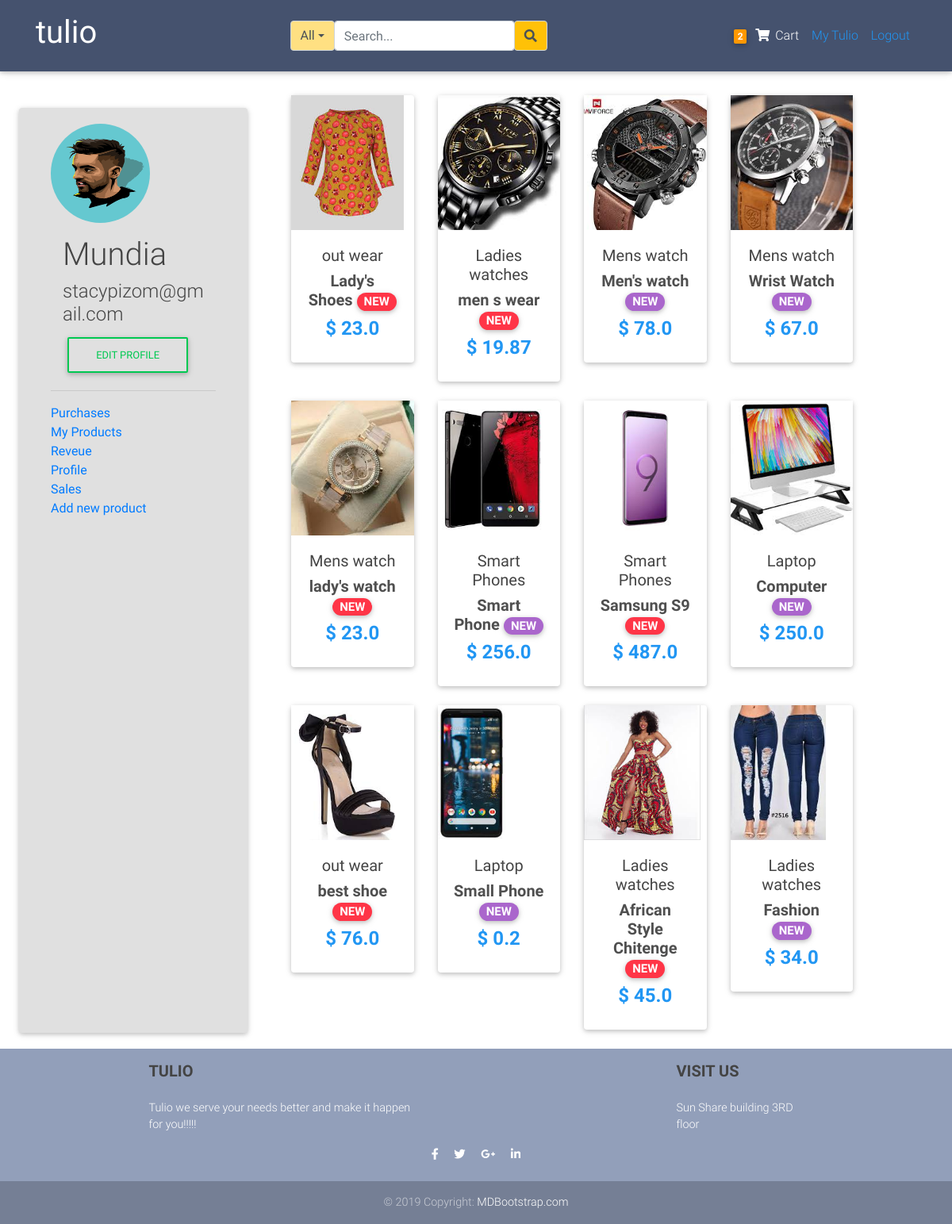
The page /dashboard/ (signed in) on the database its author committed.
### blogs/models.py (models this page shows, shortened)
class Order(models.Model):
	user           = models.ForeignKey(settings.AUTH_USER_MODEL,
	                        on_delete=models.CASCADE)
	items          = models.ManyToManyField(OrderItem)
	start_date     = models.DateTimeField(auto_now_add=True)
	ordered_date   = models.DateTimeField()
	ordered        = models.BooleanField(default=False)
	biling_address = models.ForeignKey("BillingAddress",
		          on_delete=models.SET_NULL, blank=True, null=True)
	payment        = models.ForeignKey("Payment",
		          on_delete=models.SET_NULL, blank=True, null=True)

class Item(models.Model):
	title           = models.CharField(max_length=100)
	price           = models.FloatField()
	discount_price  = models.FloatField(blank=True, null=True)
	category        = models.CharField(choices=CATEGORY_CHOICES, max_length=2)
	label           = models.CharField(choices=LABEL_CHOICES, max_length=2)
	image           = models.ImageField(upload_to='product_pictures')
	slug            = models.SlugField()
	description     = models.TextField()
	owner           = models.ForeignKey(User, on_delete=models.CASCADE)
	date            = models.DateTimeField(auto_now_add=True)
	objects         = ProductManager()
	def get_absolute_url(self):
		return reverse("blogs:products", kwargs={
			'slug': self.slug
			})

### users/models.py (models this page shows, shortened)
class Profile(models.Model):
	user = models.OneToOneField(User, on_delete=models.CASCADE)
	image = models.ImageField(default='account_pic.png', upload_to='profile_pictures')

### blogs/views.py (the view, shortened to what this page needs)
# urls.py: path('dashboard/', DashboardView.as_view(), name='dashboard'),
class DashboardView(LoginRequiredMixin, View):
	def get(self,request, *args, **kwargs):
		profile = Profile.objects.get(user=self.request.user)
		items = Item.objects.filter(owner=self.request.user)
		context={
		'profile':profile,
		'items':items
		}
		return render(request, 'blogs/dashboard.html', context)

### blogs/models.py (called while the page is built)
	def get_queryset(self):
		return ProductQuerySet(self.model, using=self._db)

### blogs/templatetags/cart_item_count.py (called while the page is built)
@register.filter
def cart_count(user):
	if user.is_authenticated:
		query_set = Order.objects.filter(user=user, ordered=False)
		if query_set.exists():
			return query_set[0].items.count()
	return 0

### blogs/templates/blogs/dashboard.html (shortened to what this page needs)
{% extends 'blogs/layout.html'%}
{%block content%}
{% load crispy_forms_tags%}
<div class="row ml-4 mr-4">
		{%include 'blogs/dashboard_side.html'%}
	<div class="col-md-8 row wow mt-4">
		{% for item in items%}
          <div class="col-lg-3 col-md-6 mb-4">
	            <div class="card">
		              <div class="overlay product-card">
		                <a href="{{item.get_absolute_url}}">
		                <img src="{{item.image.url}}" class="card7 img-fluid img-responsive"
		                  alt="">
		                </a>
		              </div>
	              <div class="card-body text-center">
		                <a href="" class="grey-text">
		                  <h5>{{item.get_category_display}}</h5>
		                </a>
		                <h5>
		                  <strong>
		                    <a class="dark-grey-text">{{item.title}}
		                      <span class="badge badge-pill {{item.get_label_display}}-color">NEW</span>
		                    </a>
		                  </strong>
		                </h5>
		                <h4 class="font-weight-bold blue-text">
		                  <strong>$
			                   {% if item.discount_price %}
				                  {{item.discount_price}}
				                  {% else %}
				                  {{item.price}}
			                  {%endif%}
		                   </strong>
		                </h4>
	              </div>
            </div>
          </div>
          {%empty%}
          <div class="content-section">
          	<h1>You do not have any products apploaded yet</h1>
            <h3>You can add items <a href="{% url 'blogs:appload'%}">here</a>
          </div>
          {%endfor%}
	</div>
</div>
{% endblock %}

### blogs/templates/blogs/nav.html
{%load cart_item_count%}
<nav class="navbar fixed-top navbar-expand-lg navbar-dark mdb-color scrolling-navbar">
    <div class="container">
      <a class="navbar-brand waves-effect" href="{%url 'blogs:home' %}" target="_blank">
          <h1>
             <strong class="white-text">tulio</strong>
          </h1>
      </a>
  {%include 'blogs/search_bar.html'%}
        <ul class="navbar-nav nav-flex-icons">
          <li>
            <div class="navbar-nav">
                  <li class="nav-item">
                      <a href="{%url 'blogs:order_summary'%}" class="nav-link waves-effect">
                        <span class="badge orange z-depth-1 mr-1"> {{request.user|cart_count}}</span>
                          <i class="fas fa-shopping-cart"></i>
                        <span class="clearfix d-none d-sm-inline-block"> Cart </span>
                      </a>
                  </li>
                {%if request.user.is_authenticated%}
                    <a class="nav-item nav-link blue-text" href="{%url 'blogs:dashboard'%}">My Tulio</a>
                    <a class="nav-item nav-link blue-text" href="{%url 'account_logout' %}">Logout</a>
                {%else%}
                    <a class="nav-item nav-link blue-text" href="{%url 'account_login' %}">Login</a>
                    <a class="nav-item nav-link blue-text" href="{%url 'account_signup'%}">Register</a>
                {%endif%}
            </div>
          </li>
        </ul>
      </div>
  </nav>

### blogs/templates/blogs/dashboard_side.html (shortened to what this page needs)
<div class="content-section side-dashboard col-md-3 bg-light card">
   <div class="">
   	   <img class="rounded-circle account-img" src="{{user.profile.image.url}}">
   	   <div class="col">
   	   	    <h1>{{user.username}}</h1>
   	   		<h4>{{user.email}}</h4>
   	   		<a class="btn btn-outline-success" href="{%url 'profile'%}">Edit Profile</a>
   	   </div>
   </div>
   <hr>
   <ul>
	   	 <li><a href="">Purchases</a></li>
	   	 <li><a href="{%url 'blogs:dashboard'%}">My Products</a></li>
	   	 <li><a href="">Reveue</a></li>
	   	 <li><a href="{% url 'profile'%}">Profile</a></li>
	   	 <li><a href="">Sales</a></li>
	   	 <li><a href="{%url 'blogs:appload'%}">Add new product</a></li>
   </ul>
</div>

### blogs/static/blogs/main.css (style rules this page uses)
* { margin: 0; padding:0; }
body { background: #ffffff; color: #333333; margin-top: 5rem; }
.side-dashboard { background-color: #fafafa; }
ul,li { list-style: none }
h1, h2, h3, h4, h5, h6 { color: #444444; }
.site-header .navbar-nav .nav-link { color: #cbd5db; }
.content-section { background:#ffffff; padding: 20px 40px; margin-bottom: 20px; margin-right: 40px; margin-top:40px }
.account-img { height: 125px; width: 125px; margin-right: 20px; margin-bottom: 16px; }

### blogs/templates/blogs/layout.html (style rules this page uses)
html, body, header, .carousel { height: 60vh; }

### blogs/templates/blogs/dashboard.html (style rules this page uses)
.card7 { height: 170px; width: auto; object-fit: cover; position:center; margin-right: auto; margin-left: auto; }

### blogs/templates/blogs/dashboard_side.html (style rules this page uses)
ul { list-style: none; }

### rows shown on the page
Item: image (picture), category "out wear", title "Lady's Shoes", price "23.0"
Item: image (picture), category "Ladies watches", title "men s wear", discount_price "19.87"
Item: image (picture), category "Mens watch", title "Men's watch", price "78.0"
Item: image (picture), category "Mens watch", title "Wrist Watch", discount_price "67.0"
Item: image (picture), category "Mens watch", title "lady's watch", discount_price "23.0"
Item: image (picture), category "Smart Phones", title "Smart Phone", price "256.0"
Item: image (picture), category "Smart Phones", title "Samsung S9", discount_price "487.0"
Item: image (picture), category "Laptop", title "Computer", discount_price "250.0"
Item: image (picture), category "out wear", title "best shoe", price "76.0"
Item: image (picture), category "Laptop", title "Small Phone", price "0.2"
Item: image (picture), category "Ladies watches", title "African Style Chitenge", price "45.0"
Item: image (picture), category "Ladies watches", title "Fashion", price "34.0"

### other values the page prints
{{ request.user|cart_count }} "2"
{{ user.username }} "Mundia"
{{ user.email }} "stacypizom@gmail.com"
